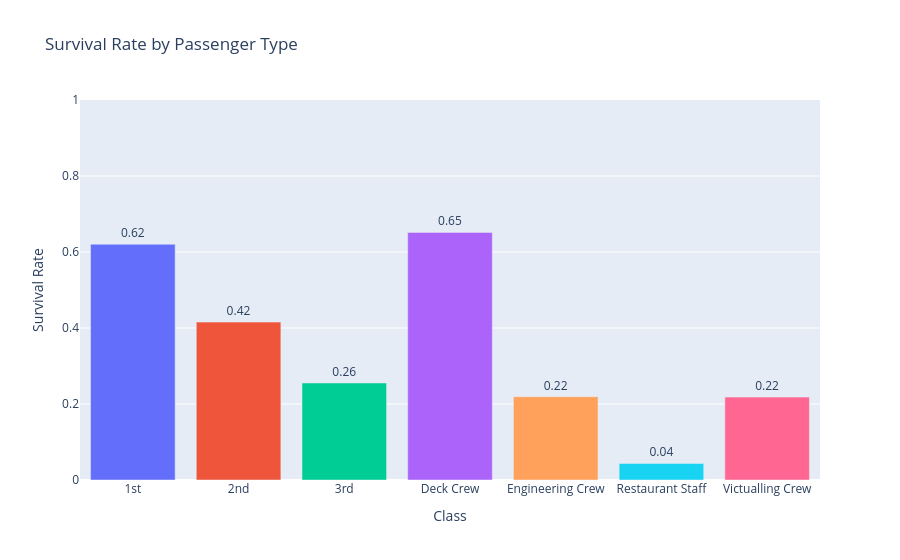

The cell this chart's notebook holds for it:
### Code cell
# Extract survival rate by class
surv_by_class = pd.crosstab(titanic["survived"], titanic["class"], normalize = "columns").loc["yes"]
surv_by_class = surv_by_class.reset_index(drop = True)

# Create a rounded version of the rates for plotting
surv_rate_round = np.round(surv_by_class, 2)

# Construct a new Series with customize class labels
classes = pd.Series(["1st", "2nd", "3rd", "Deck Crew", "Engineering Crew", "Restaurant Staff", "Victualling Crew"])

# Construct a new DataFrame with survival rates by class
surv_by_class = pd.DataFrame({"Class":classes, "Survival Rate":survival_rate})

# Make a bar chart of the survival rates by class
fig = px.bar(surv_by_class,
             x = "Class", y = "Survival Rate", color = "Class",
             title = "Survival Rate by Passenger Type",
            range_y = [0,1],
            text = surv_rate_round,
            height = 500)
fig.update_traces(textposition="outside", showlegend = False)

### Figure 1 — Plotly figure (JSON) as saved in the notebook; plotly's stock layout.template omitted (floating-point values rounded to 4 significant figures)
{"data": [{"alignmentgroup": "True", "hovertemplate": "Class=%{x}<br>Survival Rate=%{y}<br>text=%{text}<extra></extra>", "legendgroup": "1st", "marker": {"color": "#636efa", "pattern": {"shape": ""}}, "name": "1st", "offsetgroup": "1st", "orientation": "v", "showlegend": false, "text": [0.62], "textposition": "outside", "type": "bar", "x": ["1st"], "xaxis": "x", "y": [0.6204], "yaxis": "y"}, {"alignmentgroup": "True", "hovertemplate": "Class=%{x}<br>Survival Rate=%{y}<br>text=%{text}<extra></extra>", "legendgroup": "2nd", "marker": {"color": "#EF553B", "pattern": {"shape": ""}}, "name": "2nd", "offsetgroup": "2nd", "orientation": "v", "showlegend": false, "text": [0.42], "textposition": "outside", "type": "bar", "x": ["2nd"], "xaxis": "x", "y": [0.4155], "yaxis": "y"}, {"alignmentgroup": "True", "hovertemplate": "Class=%{x}<br>Survival Rate=%{y}<br>text=%{text}<extra></extra>", "legendgroup": "3rd", "marker": {"color": "#00cc96", "pattern": {"shape": ""}}, "name": "3rd", "offsetgroup": "3rd", "orientation": "v", "showlegend": false, "text": [0.26], "textposition": "outside", "type": "bar", "x": ["3rd"], "xaxis": "x", "y": [0.2553], "yaxis": "y"}, {"alignmentgroup": "True", "hovertemplate": "Class=%{x}<br>Survival Rate=%{y}<br>text=%{text}<extra></extra>", "legendgroup": "Deck Crew", "marker": {"color": "#ab63fa", "pattern": {"shape": ""}}, "name": "Deck Crew", "offsetgroup": "Deck Crew", "orientation": "v", "showlegend": false, "text": [0.65], "textposition": "outside", "type": "bar", "x": ["Deck Crew"], "xaxis": "x", "y": [0.6515], "yaxis": "y"}, {"alignmentgroup": "True", "hovertemplate": "Class=%{x}<br>Survival Rate=%{y}<br>text=%{text}<extra></extra>", "legendgroup": "Engineering Crew", "marker": {"color": "#FFA15A", "pattern": {"shape": ""}}, "name": "Engineering Crew", "offsetgroup": "Engineering Crew", "orientation": "v", "showlegend": false, "text": [0.22], "textposition": "outside", "type": "bar", "x": ["Engineering Crew"], "xaxis": "x", "y": [0.2191], "yaxis": "y"}, {"alignmentgroup": "True", "hovertemplate": "Class=%{x}<br>Survival Rate=%{y}<br>text=%{text}<extra></extra>", "legendgroup": "Restaurant Staff", "marker": {"color": "#19d3f3", "pattern": {"shape": ""}}, "name": "Restaurant Staff", "offsetgroup": "Restaurant Staff", "orientation": "v", "showlegend": false, "text": [0.04], "textposition": "outside", "type": "bar", "x": ["Restaurant Staff"], "xaxis": "x", "y": [0.04348], "yaxis": "y"}, {"alignmentgroup": "True", "hovertemplate": "Class=%{x}<br>Survival Rate=%{y}<br>text=%{text}<extra></extra>", "legendgroup": "Victualling Crew", "marker": {"color": "#FF6692", "pattern": {"shape": ""}}, "name": "Victualling Crew", "offsetgroup": "Victualling Crew", "orientation": "v", "showlegend": false, "text": [0.22], "textposition": "outside", "type": "bar", "x": ["Victualling Crew"], "xaxis": "x", "y": [0.2181], "yaxis": "y"}], "layout": {"autosize": true, "barmode": "relative", "legend": {"title": {"text": "Class"}, "tracegroupgap": 0}, "title": {"text": "Survival Rate by Passenger Type"}, "xaxis": {"anchor": "y", "autorange": true, "categoryarray": ["1st", "2nd", "3rd", "Deck Crew", "Engineering Crew", "Restaurant Staff", "Victualling Crew"], "categoryorder": "array", "domain": [0, 1], "range": [-0.5, 6.5], "title": {"text": "Class"}, "type": "category"}, "yaxis": {"anchor": "x", "domain": [0, 1], "range": [0, 1], "title": {"text": "Survival Rate"}, "type": "linear"}}}
